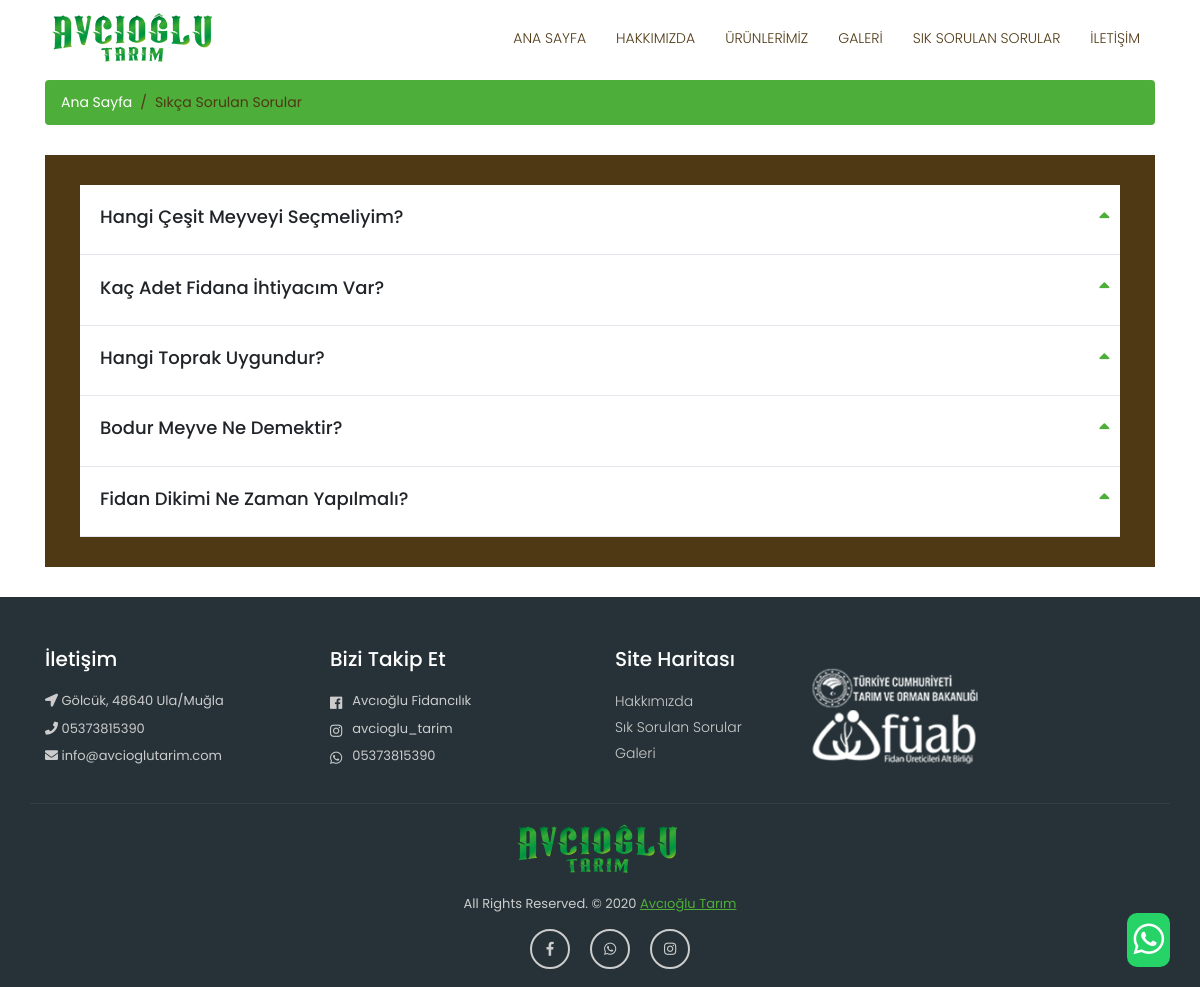
The page /SSS/ on the database its author committed.
### home/models.py (models this page shows, shortened)
class FAQ(models.Model):
    header = models.CharField(max_length=150, verbose_name='Başlık')
    answer = RichTextUploadingField(verbose_name='Cevap')
    create_at = models.DateTimeField(auto_now_add=True, verbose_name='Oluşturulma Tarihi')
    class Meta:
        verbose_name='SSS'
        verbose_name_plural='SSS'

class Setting(models.Model):
    title = models.CharField(max_length=50, verbose_name='Ad')
    keywords = models.CharField(max_length=50)
    description = models.CharField(max_length=100, verbose_name='Açıklama')
    company = models.CharField(max_length=30, verbose_name='Şirket')
    address = models.CharField(max_length=100, verbose_name='Adres')
    phone = models.CharField(max_length=30, verbose_name='Telefon')
    email = models.CharField(max_length=30, verbose_name='Email')
    icon = models.ImageField(blank=True, upload_to='images/')
    whatsapp = models.CharField(max_length=100)
    twitter = models.CharField(max_length=100)
    instagram = models.CharField(max_length=50)
    aboutus = RichTextUploadingField(verbose_name='Hakkımızda')
    created_at = models.DateTimeField(auto_now_add=True)
    update_at = models.DateTimeField(auto_now=True)
    class Meta:
        verbose_name='Ayarlar'
        verbose_name_plural='Ayarlar'

### home/views.py (the view)
# urls.py: path('SSS/', views.faq, name='SSS'),
def faq(request):
    category = Category.objects.filter(status='Açık').order_by('name')
    faq = FAQ.objects.filter()
    setting = Setting.objects.get(pk=1)
    context = {
        'category': category,
        'setting': setting,
        'faq': faq,
        'page': 'faq',
    }
    return render(request, "faq.html", context)

### home/templates/faq.html (shortened to what this page needs)
{% extends "homebase.html" %}
{% load static %}
{% block content %}
    <div class="container">
		<div class="breadcrumb-main">
			<ol class="breadcrumb">
				<li class="breadcrumb-item">
					<a href="/">Ana Sayfa</a>
				</li>
				<li class="breadcrumb-item active">Sıkça Sorulan Sorular</li>
			</ol>
		</div>
		<div class="faq-main">
			<div class="" id="accordion" role="tablist" aria-multiselectable="true">
                {% for counter in faq %}
				<div class="card accordion-single">
				  <div class="card-header" role="tab" id="heading{{ forloop.counter }}">
					<h5 class="mb-0">
					  <a data-toggle="collapse" data-parent="#accordion" href="#collapse{{ forloop.counter }}" aria-expanded="true"
                         aria-controls="collapse{{ forloop.counter }}">{{ counter.header }}</a>
					</h5>
				  </div>
				</div>
                {% endfor %}
			</div>
		</div>
    </div>
{% endblock %}

### home/templates/homebase.html (shortened to what this page needs)
<!DOCTYPE html>
<html lang="en">
<head>
    {% load static %}
    <link href="{% static 'vendor/bootstrap/css/bootstrap.min.css' %}" rel="stylesheet">
    <link href="{% static 'css/all.css' %}" rel="stylesheet">
    <link href="{% static 'css/style.css' %}" rel="stylesheet">
    <link rel="stylesheet" href="{% static 'css/glider.css' %}">
</head>
<body>
{% include 'header.html' %}
<button onclick="window.open('https://wa.me/905373815390')" id="myBtn" title="Whatsapp Sipariş Hattı">
    <span class="fab fa-whatsapp"></span></button>
{% block content %}{% endblock %}
{% include 'footer.html' %}
</body>
</html>

### home/templates/header.html (shortened to what this page needs)
{% load static %}
<nav class="navbar fixed-top navbar-expand-lg navbar-dark bg-light top-nav fixed-top">
        <div class="container">
            <a class="navbar-brand" href="/">
            <img src="/static/images/headerlogo.png" alt="logo" />
            </a>
            <div class="collapse navbar-collapse" id="navbarResponsive">
               <ul class="navbar-nav ml-auto">
                  <li class="nav-item">
                     <a class="nav-link" href="/">Ana Sayfa</a>
                  </li>
                  <li class="nav-item">
                     <a class="nav-link" href="/hakkimizda">Hakkımızda</a>
                  </li>
                  <li class="nav-item">
                     <a class="nav-link" href="/urunler">Ürünlerİmİz</a>
                  </li>
                   <li class="nav-item">
                     <a class="nav-link" href="/galeri">Galerİ</a>
                  </li>
                   <li class="nav-item">
                     <a class="nav-link" href="/SSS">Sık Sorulan Sorular</a>
                  </li>
                  <li class="nav-item">
                     <a class="nav-link" href="/iletisim">İLETİŞİM</a>
                  </li>
               </ul>
            </div>
        </div>
    </nav>

### home/templates/footer.html (shortened to what this page needs)
{% load static %}
<footer class="footer">
        <div class="container bottom_border">
            <div class="row">
               <div class="col-lg-3 col-md-6 col-sm-6 col">
					<h5 class="headin5_amrc col_white_amrc pt2">İletişim</h5>
					<p><i class="fa fa-location-arrow"></i> {{ setting.address }} </p>
					<p><i class="fa fa-phone"></i> {{ setting.phone }} </p>
					<p><i class="fa fa fa-envelope"></i> {{ setting.email }}</p>
               </div>
               <div class="col-lg-3 col-md-6 col-sm-6 col">
					<h5 class="headin5_amrc col_white_amrc pt2">Bizi Takip Et</h5>
					<ul class="footer_ul2_amrc">
						<li>
							<a href="{{ setting.twitter }}" target="_blank"><i class="fab fa-facebook fleft padding-right"></i> </a>
							<p><a href="{{ setting.twitter }}" target="_blank">Avcıoğlu Fidancılık</a></p>
						</li>
						<li>
							<a href="{{ setting.instagram }}" target="_blank"><i class="fab fa-instagram fleft padding-right"></i> </a>
							<p><a href="{{ setting.instagram }}" target="_blank">avcioglu_tarim</a></p>
						</li>
						<li>
							<a href="{{ setting.whatsapp }}" target="_blank"><i class="fab fa-whatsapp fleft padding-right"></i> </a>
							<p><a href="{{ setting.whatsapp }}" target="_blank">05373815390</a></p>
						</li>
					</ul>
				</div>
				<div class="col-lg-2 col-md-6 col-sm-6">
					<h5 class="headin5_amrc col_white_amrc pt2">Site Haritası</h5>
					<ul class="footer_ul_amrc">
						<li><a href="/hakkimizda">Hakkımızda</a></li>
						<li><a href="/SSS">Sık Sorulan Sorular</a></li>
						<li><a href="/galeri">Galeri</a></li>
					</ul>
				</div>
				<div class="col-lg-4 col-md-6 col-sm-6 ">
					<h5 class="headin5_amrc col_white_amrc pt2"></h5>
					<ul class="footer_ul_amrc">
						<li class="media">
							<div class="media-left">
								<img class="img-fluid" src="{% static 'images/footerlog2.png' %}" alt="" />
							</div>
						</li>
					</ul>
				</div>
			</div>
		</div>
        <div class="container">
            <div class="footer-logo">
				<a href="/"><img src="/static/images/headerlogo.png" alt="" /></a>
			</div>
            <p class="copyright text-center">All Rights Reserved. &copy; 2020 <a href="#">Avcıoğlu Tarım</a>
            </p>
            <ul class="social_footer_ul">
				<li><a href="{{ setting.twitter }}" target="_blank"><i class="fab fa-facebook-f"></i></a></li>
				<li><a href="{{ setting.whatsapp }}" target="_blank"><i class="fab fa-whatsapp"></i></a></li>
				<li><a href="{{ setting.instagram }}" target="_blank"><i class="fab fa-instagram"></i></a></li>
            </ul>
        </div>
    </footer>

### static_files/css/all.css (style rules this page uses)
.fa, .fas, .far, .fal, .fab { -moz-osx-font-smoothing: grayscale; -webkit-font-smoothing: antialiased; display: inline-block; font-style: normal; font-variant: normal; text-rendering: auto; line-height: 1; }
.fa-envelope:before { content: "\f0e0"; }
.fa-facebook:before { content: "\f09a"; }
.fa-facebook-f:before { content: "\f39e"; }
.fa-instagram:before { content: "\f16d"; }
.fa-location-arrow:before { content: "\f124"; }
.fa-phone:before { content: "\f095"; }
.fa-whatsapp:before { content: "\f232"; }
.fab { font-family: 'Font Awesome 5 Brands'; }
.fa, .fas { font-family: 'Font Awesome 5 Free'; font-weight: 900; }

### static_files/css/style.css (style rules this page uses)
body { padding-top: 54px; font-family: 'Poppins', sans-serif; font-size: 14px; color: #4e3914; }
@media (min-width: 992px) { body { padding-top: 80px; } }
.top-nav { background-color: #ffffff !important; }
.navbar-expand-lg.top-nav .navbar-nav .nav-link { padding: 10px 15px; color: #4e3914; font-size: 14px; font-weight: 300; text-transform: uppercase; }
.footer { width:100%; background-color:#263238; min-height:250px; padding:10px 0px 25px 0px; }
.pt2 { padding-top:40px ; margin-bottom:20px ; color: #ffffff; font-weight: 500; }
footer p { font-size:13px; color:#CCC; padding-bottom:0px; margin-bottom:8px; }
.footer_ul_amrc { margin:0px ; list-style-type:none ; font-size:14px; padding:0px 0px 10px 0px ; }
.footer_ul_amrc li { padding:0px 0px 5px 0px; }
.footer_ul_amrc li a { color:#cccccc; font-size: 14px; font-weight: 300; }
.footer_ul_amrc li .media-left { margin-right: 10px; }
.footer_ul_amrc li .media-left img { max-width: 180px; }
.fleft { float:left; }
.padding-right { padding-right:10px; }
.footer_ul2_amrc { margin:0px; list-style-type:none; padding:0px; }
.footer_ul2_amrc li p { display:table; }
.footer_ul2_amrc li i { margin-top:5px; }
.footer_ul2_amrc li a { color: #cccccc; }
.bottom_border { border-bottom:1px solid #323f45; padding-bottom:20px; }
.footer-logo { padding: 20px 0px; text-align: center; }
.copyright a { color: #4eae3a; text-decoration: underline; }
.social_footer_ul { display:table; margin:15px auto 0 auto; list-style-type:none; padding: 0; }
.social_footer_ul li { padding-left:20px; padding-top:10px; float:left; }
.social_footer_ul li a { color:#CCC; border:2px solid #CCC; padding:8px; border-radius:50%; }
.social_footer_ul li i { width:20px; height:20px; text-align:center; }
.breadcrumb-main .breadcrumb { background: #4eae3a; }
.breadcrumb-main .breadcrumb li a { color: #ffffff; }
.breadcrumb-main .breadcrumb li { color: #4e3914; }
.breadcrumb-main .breadcrumb-item + .breadcrumb-item::before { color: #4e3914; }
.faq-main { padding: 30px 35px; background: #4e3914; margin: 30px 0px; }
.accordion-single { border-radius: 0px; border: none; border-bottom: 1px solid #e4e8ed; }
.accordion-single .card-header { background-color: transparent; padding: 0px; border: none; }
.accordion-single .card-header h5 a { color: #202428; display: block; position: relative; padding: 21.28px 32px 26.56px 20px; font-size: 18px; text-transform: capitalize; }
.accordion-single h5 a[aria-expanded="true"]::before { position: absolute; content: "\f0de"; font-family: 'Font Awesome 5 Free'; font-weight: 900; right: 10px; top: 50%; -webkit-transform: translateY(-50%); -ms-transform: translateY(-50%); transform: translateY(-50%); color: #4eae3a; }

### home/templates/homebase.html (style rules this page uses)
#myBtn { display: none; position: fixed; bottom: 20px; right: 30px; z-index: 99; border: none; outline: none; background-color: #25D366; color: white; cursor: pointer; border-radius: 10px; font-size: 35px; }

### rows shown on the page
FAQ: header "Hangi Çeşit Meyveyi Seçmeliyim?"
FAQ: header "Kaç Adet Fidana İhtiyacım Var?"
FAQ: header "Hangi Toprak Uygundur?"
FAQ: header "Bodur Meyve Ne Demektir?"
FAQ: header "Fidan Dikimi Ne Zaman Yapılmalı?"
Setting: address "Gölcük, 48640 Ula/Muğla", phone "05373815390", email "info@avcioglutarim.com"
